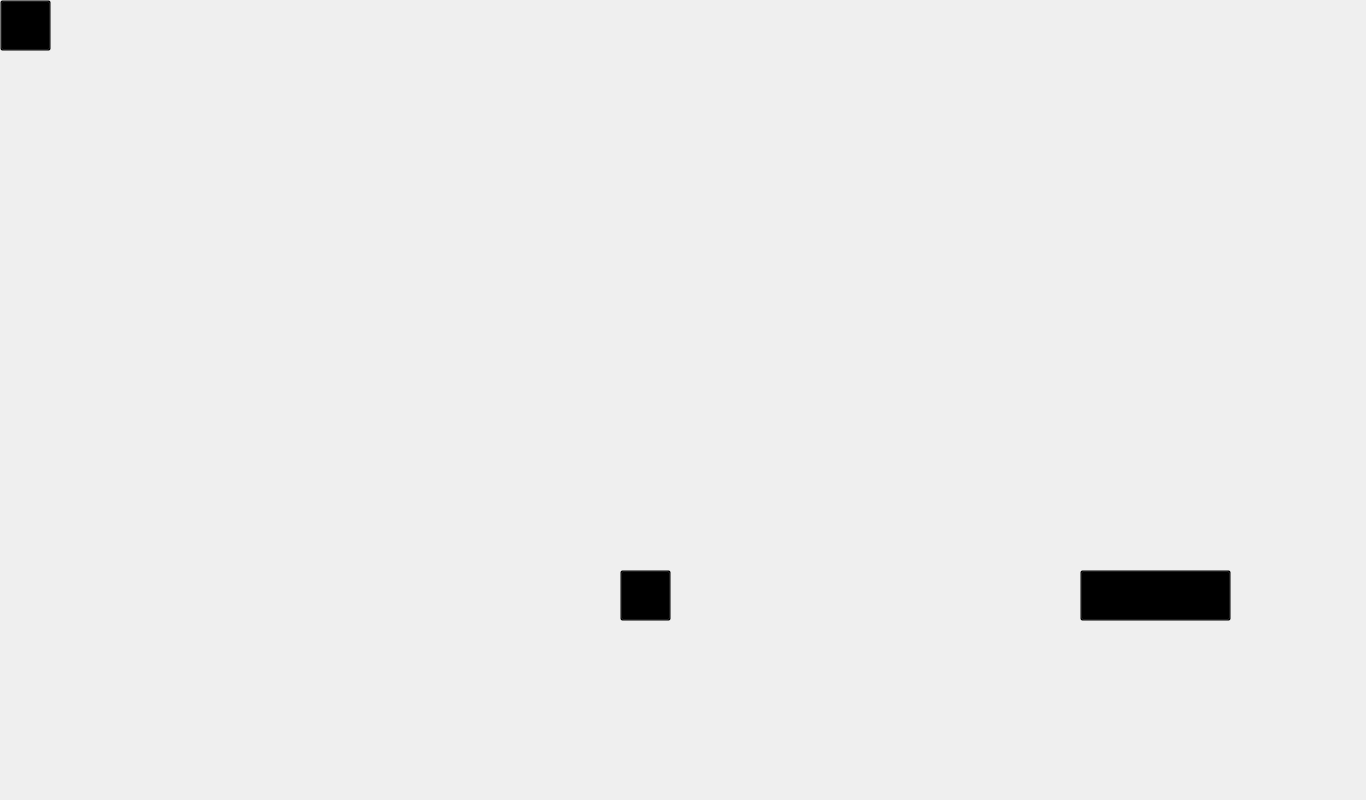
<?xml version="1.0" encoding="UTF-8"?>
<ui version="4.0">
 <class>MainWindow</class>
 <widget class="QMainWindow" name="MainWindow">
  <property name="geometry">
   <rect>
    <x>0</x>
    <y>0</y>
    <width>1366</width>
    <height>800</height>
   </rect>
  </property>
  <property name="sizePolicy">
   <sizepolicy hsizetype="Preferred" vsizetype="Preferred">
    <horstretch>0</horstretch>
    <verstretch>0</verstretch>
   </sizepolicy>
  </property>
  <property name="minimumSize">
   <size>
    <width>600</width>
    <height>800</height>
   </size>
  </property>
  <property name="maximumSize">
   <size>
    <width>1920</width>
    <height>1080</height>
   </size>
  </property>
  <property name="windowTitle">
   <string>JournalList</string>
  </property>
  <property name="styleSheet">
   <string notr="true">background-image: url(:/Journal/background.jpg);</string>
  </property>
  <widget class="QWidget" name="centralwidget">
   <widget class="QWidget" name="widget" native="true">
    <property name="geometry">
     <rect>
      <x>0</x>
      <y>0</y>
      <width>1366</width>
      <height>720</height>
     </rect>
    </property>
    <property name="styleSheet">
     <string notr="true">background: transparent;
image: url(:/Journal/journal list fg.png);</string>
    </property>
    <widget class="QFrame" name="contentFrame">
     <property name="geometry">
      <rect>
       <x>132</x>
       <y>270</y>
       <width>1101</width>
       <height>267</height>
      </rect>
     </property>
     <property name="styleSheet">
      <string notr="true">background: transparent;
image: transparent;</string>
     </property>
     <property name="frameShape">
      <enum>QFrame::StyledPanel</enum>
     </property>
     <property name="frameShadow">
      <enum>QFrame::Raised</enum>
     </property>
     <widget class="QTableWidget" name="contentView">
      <property name="geometry">
       <rect>
        <x>0</x>
        <y>0</y>
        <width>1101</width>
        <height>267</height>
       </rect>
      </property>
      <property name="gridStyle">
       <enum>Qt::NoPen</enum>
      </property>
      <property name="rowCount">
       <number>0</number>
      </property>
      <attribute name="horizontalHeaderShowSortIndicator" stdset="0">
       <bool>false</bool>
      </attribute>
     </widget>
    </widget>
    <widget class="QFrame" name="dateFrame">
     <property name="geometry">
      <rect>
       <x>1093</x>
       <y>215</y>
       <width>141</width>
       <height>31</height>
      </rect>
     </property>
     <property name="styleSheet">
      <string notr="true">image: transparent;</string>
     </property>
     <property name="frameShape">
      <enum>QFrame::StyledPanel</enum>
     </property>
     <property name="frameShadow">
      <enum>QFrame::Raised</enum>
     </property>
     <widget class="QTableView" name="dateView">
      <property name="geometry">
       <rect>
        <x>0</x>
        <y>0</y>
        <width>141</width>
        <height>31</height>
       </rect>
      </property>
      <property name="gridStyle">
       <enum>Qt::NoPen</enum>
      </property>
      <attribute name="horizontalHeaderVisible">
       <bool>false</bool>
      </attribute>
      <attribute name="verticalHeaderVisible">
       <bool>false</bool>
      </attribute>
     </widget>
    </widget>
    <widget class="QPushButton" name="dRight">
     <property name="geometry">
      <rect>
       <x>620</x>
       <y>570</y>
       <width>51</width>
       <height>51</height>
      </rect>
     </property>
     <property name="autoFillBackground">
      <bool>false</bool>
     </property>
     <property name="styleSheet">
      <string notr="true">image: transparent;</string>
     </property>
     <property name="text">
      <string/>
     </property>
    </widget>
    <widget class="QPushButton" name="dLeft">
     <property name="geometry">
      <rect>
       <x>0</x>
       <y>0</y>
       <width>51</width>
       <height>51</height>
      </rect>
     </property>
     <property name="autoFillBackground">
      <bool>false</bool>
     </property>
     <property name="styleSheet">
      <string notr="true">image: transparent;</string>
     </property>
     <property name="text">
      <string/>
     </property>
    </widget>
    <widget class="QPushButton" name="next">
     <property name="geometry">
      <rect>
       <x>1080</x>
       <y>570</y>
       <width>151</width>
       <height>51</height>
      </rect>
     </property>
     <property name="autoFillBackground">
      <bool>false</bool>
     </property>
     <property name="styleSheet">
      <string notr="true">image: transparent;</string>
     </property>
     <property name="text">
      <string/>
     </property>
    </widget>
   </widget>
  </widget>
 </widget>
 <resources>
  <include location="Journal.qrc"/>
 </resources>
 <connections/>
</ui>
